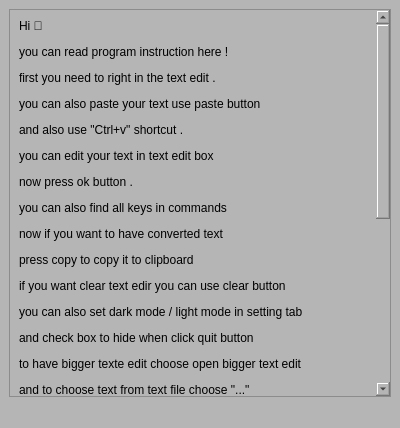
<?xml version="1.0" encoding="UTF-8"?>
<ui version="4.0">
 <class>MainWindow</class>
 <widget class="QMainWindow" name="MainWindow">
  <property name="geometry">
   <rect>
    <x>0</x>
    <y>0</y>
    <width>400</width>
    <height>428</height>
   </rect>
  </property>
  <property name="minimumSize">
   <size>
    <width>400</width>
    <height>428</height>
   </size>
  </property>
  <property name="maximumSize">
   <size>
    <width>400</width>
    <height>428</height>
   </size>
  </property>
  <property name="font">
   <font>
    <pointsize>10</pointsize>
   </font>
  </property>
  <property name="windowTitle">
   <string>ReadMe</string>
  </property>
  <property name="windowIcon">
   <iconset>
    <normaloff>icon.png</normaloff>icon.png</iconset>
  </property>
  <property name="styleSheet">
   <string notr="true">background-color: rgb(181, 181, 181);</string>
  </property>
  <widget class="QWidget" name="centralwidget">
   <layout class="QVBoxLayout" name="verticalLayout">
    <item>
     <widget class="QScrollArea" name="scrollArea">
      <property name="widgetResizable">
       <bool>true</bool>
      </property>
      <widget class="QWidget" name="scrollAreaWidgetContents">
       <property name="geometry">
        <rect>
         <x>0</x>
         <y>0</y>
         <width>363</width>
         <height>710</height>
        </rect>
       </property>
       <layout class="QVBoxLayout" name="verticalLayout_2">
        <item>
         <widget class="QLabel" name="label_2">
          <property name="font">
           <font>
            <pointsize>9</pointsize>
           </font>
          </property>
          <property name="text">
           <string>&lt;html&gt;&lt;head/&gt;&lt;body&gt;&lt;p&gt;Hi 👋&lt;/p&gt;&lt;p&gt;you can read program instruction here !&lt;/p&gt;&lt;p&gt;first you need to right in the text edit . &lt;/p&gt;&lt;p&gt;you can also paste your text use paste button&lt;/p&gt;&lt;p&gt;and also use &amp;quot;Ctrl+v&amp;quot; shortcut .&lt;/p&gt;&lt;p&gt;you can edit your text in text edit box&lt;/p&gt;&lt;p&gt;now press ok button . &lt;/p&gt;&lt;p&gt;you can also find all keys in commands&lt;/p&gt;&lt;p&gt;now if you want to have converted text &lt;/p&gt;&lt;p&gt;press copy to copy it to clipboard&lt;/p&gt;&lt;p&gt;if you want clear text edir you can use clear button&lt;/p&gt;&lt;p&gt;you can also set dark mode / light mode in setting tab&lt;/p&gt;&lt;p&gt;and check box to hide when click quit button&lt;/p&gt;&lt;p&gt;to have bigger texte edit choose open bigger text edit&lt;/p&gt;&lt;p&gt;and to choose text from text file choose &amp;quot;...&amp;quot;&lt;/p&gt;&lt;p&gt;in the third tab the paste , open bigger... , clear &lt;/p&gt;&lt;p&gt;you write text in text edit and then select language &lt;/p&gt;&lt;p&gt;press ok , then you hear the voice says that .&lt;/p&gt;&lt;p&gt;the second tab is almost thirs tab but it just &lt;/p&gt;&lt;p&gt;suport english and it is ofline.&lt;/p&gt;&lt;p&gt;wait :)&lt;/p&gt;&lt;p&gt;in the forth tab first choose languages .&lt;/p&gt;&lt;p&gt;then write text and press translate button .&lt;/p&gt;&lt;p&gt;it will translate that . &lt;/p&gt;&lt;p&gt;you can press the button on the top have image&lt;/p&gt;&lt;p&gt;and change the languages language .&lt;/p&gt;&lt;p&gt;good luck!&lt;/p&gt;&lt;/body&gt;&lt;/html&gt;</string>
          </property>
         </widget>
        </item>
       </layout>
      </widget>
     </widget>
    </item>
   </layout>
  </widget>
  <widget class="QStatusBar" name="statusbar"/>
 </widget>
 <resources/>
 <connections/>
</ui>
